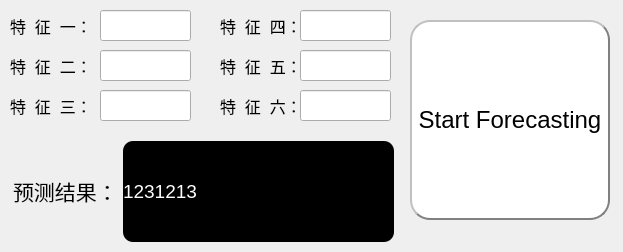
<?xml version="1.0" encoding="UTF-8"?>
<ui version="4.0">
 <class>Form</class>
 <widget class="QWidget" name="Form">
  <property name="geometry">
   <rect>
    <x>0</x>
    <y>0</y>
    <width>623</width>
    <height>252</height>
   </rect>
  </property>
  <property name="windowTitle">
   <string>Form</string>
  </property>
  <widget class="QLabel" name="featuresOne_label">
   <property name="geometry">
    <rect>
     <x>10</x>
     <y>10</y>
     <width>81</width>
     <height>31</height>
    </rect>
   </property>
   <property name="font">
    <font>
     <family>Arial</family>
     <pointsize>12</pointsize>
    </font>
   </property>
   <property name="autoFillBackground">
    <bool>false</bool>
   </property>
   <property name="styleSheet">
    <string notr="true">ground-back:rgb(0, 85, 255)</string>
   </property>
   <property name="text">
    <string>特  征  一：</string>
   </property>
  </widget>
  <widget class="QLabel" name="featuresTwo_label">
   <property name="geometry">
    <rect>
     <x>10</x>
     <y>50</y>
     <width>81</width>
     <height>31</height>
    </rect>
   </property>
   <property name="font">
    <font>
     <family>Arial</family>
     <pointsize>12</pointsize>
    </font>
   </property>
   <property name="autoFillBackground">
    <bool>false</bool>
   </property>
   <property name="styleSheet">
    <string notr="true">ground-back:rgb(0, 85, 255)</string>
   </property>
   <property name="text">
    <string>特  征  二：</string>
   </property>
  </widget>
  <widget class="QLabel" name="featuresThree_label">
   <property name="geometry">
    <rect>
     <x>10</x>
     <y>90</y>
     <width>81</width>
     <height>31</height>
    </rect>
   </property>
   <property name="font">
    <font>
     <family>Arial</family>
     <pointsize>12</pointsize>
    </font>
   </property>
   <property name="autoFillBackground">
    <bool>false</bool>
   </property>
   <property name="styleSheet">
    <string notr="true">ground-back:rgb(0, 85, 255)</string>
   </property>
   <property name="text">
    <string>特  征  三：</string>
   </property>
  </widget>
  <widget class="QLineEdit" name="featuresOne_edit">
   <property name="geometry">
    <rect>
     <x>100</x>
     <y>10</y>
     <width>91</width>
     <height>31</height>
    </rect>
   </property>
   <property name="font">
    <font>
     <family>Arial</family>
     <pointsize>10</pointsize>
    </font>
   </property>
  </widget>
  <widget class="QLineEdit" name="featuresTwo_edit">
   <property name="geometry">
    <rect>
     <x>100</x>
     <y>50</y>
     <width>91</width>
     <height>31</height>
    </rect>
   </property>
   <property name="font">
    <font>
     <family>Arial</family>
     <pointsize>10</pointsize>
    </font>
   </property>
  </widget>
  <widget class="QLineEdit" name="featuresThree_edit">
   <property name="geometry">
    <rect>
     <x>100</x>
     <y>90</y>
     <width>91</width>
     <height>31</height>
    </rect>
   </property>
   <property name="font">
    <font>
     <family>Arial</family>
     <pointsize>10</pointsize>
    </font>
   </property>
  </widget>
  <widget class="QLabel" name="featuresFour_label">
   <property name="geometry">
    <rect>
     <x>220</x>
     <y>10</y>
     <width>81</width>
     <height>31</height>
    </rect>
   </property>
   <property name="font">
    <font>
     <family>Arial</family>
     <pointsize>12</pointsize>
    </font>
   </property>
   <property name="autoFillBackground">
    <bool>false</bool>
   </property>
   <property name="styleSheet">
    <string notr="true">ground-back:rgb(0, 85, 255)</string>
   </property>
   <property name="text">
    <string>特  征  四：</string>
   </property>
  </widget>
  <widget class="QLabel" name="featuresFive_label">
   <property name="geometry">
    <rect>
     <x>220</x>
     <y>50</y>
     <width>81</width>
     <height>31</height>
    </rect>
   </property>
   <property name="font">
    <font>
     <family>Arial</family>
     <pointsize>12</pointsize>
    </font>
   </property>
   <property name="autoFillBackground">
    <bool>false</bool>
   </property>
   <property name="styleSheet">
    <string notr="true">ground-back:rgb(0, 85, 255)</string>
   </property>
   <property name="text">
    <string>特  征  五：</string>
   </property>
  </widget>
  <widget class="QLabel" name="featuresSix_label">
   <property name="geometry">
    <rect>
     <x>220</x>
     <y>90</y>
     <width>81</width>
     <height>31</height>
    </rect>
   </property>
   <property name="font">
    <font>
     <family>Arial</family>
     <pointsize>12</pointsize>
    </font>
   </property>
   <property name="autoFillBackground">
    <bool>false</bool>
   </property>
   <property name="styleSheet">
    <string notr="true">ground-back:rgb(0, 85, 255)</string>
   </property>
   <property name="text">
    <string>特  征  六：</string>
   </property>
  </widget>
  <widget class="QLineEdit" name="featuresFour_edit">
   <property name="geometry">
    <rect>
     <x>300</x>
     <y>10</y>
     <width>91</width>
     <height>31</height>
    </rect>
   </property>
   <property name="font">
    <font>
     <family>Arial</family>
     <pointsize>10</pointsize>
    </font>
   </property>
  </widget>
  <widget class="QLineEdit" name="featuresFive_edit">
   <property name="geometry">
    <rect>
     <x>300</x>
     <y>50</y>
     <width>91</width>
     <height>31</height>
    </rect>
   </property>
   <property name="font">
    <font>
     <family>Arial</family>
     <pointsize>10</pointsize>
    </font>
   </property>
  </widget>
  <widget class="QLineEdit" name="featuresSix_edit">
   <property name="geometry">
    <rect>
     <x>300</x>
     <y>90</y>
     <width>91</width>
     <height>31</height>
    </rect>
   </property>
   <property name="font">
    <font>
     <family>Arial</family>
     <pointsize>10</pointsize>
    </font>
   </property>
  </widget>
  <widget class="QPushButton" name="forecasting_button">
   <property name="geometry">
    <rect>
     <x>410</x>
     <y>20</y>
     <width>200</width>
     <height>200</height>
    </rect>
   </property>
   <property name="minimumSize">
    <size>
     <width>200</width>
     <height>200</height>
    </size>
   </property>
   <property name="maximumSize">
    <size>
     <width>200</width>
     <height>200</height>
    </size>
   </property>
   <property name="font">
    <font>
     <family>Arial</family>
     <pointsize>18</pointsize>
    </font>
   </property>
   <property name="styleSheet">
    <string notr="true">QPushButton{
background-color:rgb(255, 255, 255);
border-radius: 20px;
border:2px groove gray;
border-style:outset;
}</string>
   </property>
   <property name="text">
    <string>Start Forecasting</string>
   </property>
   <property name="autoRepeat">
    <bool>false</bool>
   </property>
   <property name="autoExclusive">
    <bool>false</bool>
   </property>
  </widget>
  <widget class="QLabel" name="predictEnd_label">
   <property name="geometry">
    <rect>
     <x>13</x>
     <y>150</y>
     <width>101</width>
     <height>81</height>
    </rect>
   </property>
   <property name="font">
    <font>
     <family>Arial</family>
     <pointsize>16</pointsize>
    </font>
   </property>
   <property name="text">
    <string>预测结果：</string>
   </property>
  </widget>
  <widget class="QLabel" name="message">
   <property name="geometry">
    <rect>
     <x>123</x>
     <y>141</y>
     <width>271</width>
     <height>101</height>
    </rect>
   </property>
   <property name="font">
    <font>
     <family>Arial</family>
     <pointsize>14</pointsize>
    </font>
   </property>
   <property name="styleSheet">
    <string notr="true">background:rgb(0, 0, 0);
color:rgb(255, 255, 255);
border-radius: 10px;</string>
   </property>
   <property name="text">
    <string>1231213</string>
   </property>
  </widget>
 </widget>
 <resources/>
 <connections/>
</ui>
